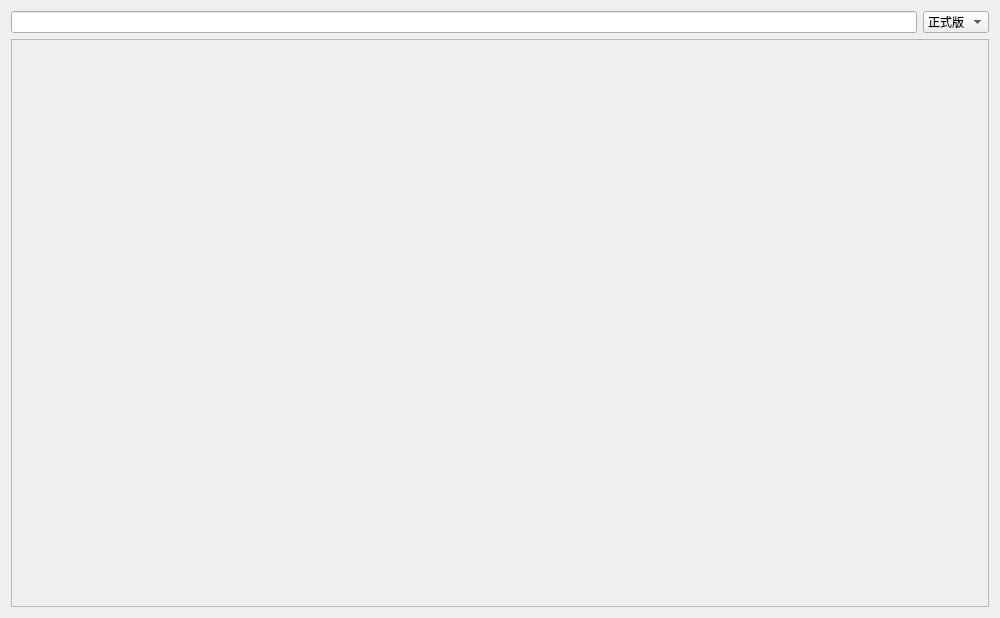
<?xml version="1.0" encoding="UTF-8"?>
<ui version="4.0">
 <class>OriginalSelector</class>
 <widget class="QWidget" name="OriginalSelector">
  <property name="geometry">
   <rect>
    <x>0</x>
    <y>0</y>
    <width>1000</width>
    <height>618</height>
   </rect>
  </property>
  <property name="windowTitle">
   <string>原版选择</string>
  </property>
  <layout class="QGridLayout" name="gridLayout">
   <item row="0" column="0">
    <widget class="SearchLineEdit" name="id_filter"/>
   </item>
   <item row="0" column="1">
    <widget class="ComboBox" name="type_filter">
     <property name="currentIndex">
      <number>1</number>
     </property>
     <property name="iconSize">
      <size>
       <width>16</width>
       <height>16</height>
      </size>
     </property>
     <item>
      <property name="text">
       <string>全部</string>
      </property>
     </item>
     <item>
      <property name="text">
       <string>正式版</string>
      </property>
     </item>
     <item>
      <property name="text">
       <string>快照</string>
      </property>
     </item>
     <item>
      <property name="text">
       <string>远古版</string>
      </property>
     </item>
    </widget>
   </item>
   <item row="1" column="0" colspan="2">
    <widget class="QScrollArea" name="scrollArea">
     <property name="widgetResizable">
      <bool>true</bool>
     </property>
     <widget class="QWidget" name="scrollAreaWidgetContents">
      <property name="geometry">
       <rect>
        <x>0</x>
        <y>0</y>
        <width>980</width>
        <height>568</height>
       </rect>
      </property>
      <layout class="QVBoxLayout" name="viewer_layout"/>
     </widget>
    </widget>
   </item>
  </layout>
 </widget>
 <customwidgets>
  <customwidget>
   <class>SearchLineEdit</class>
   <extends>QLineEdit</extends>
   <header>qfluentwidgets</header>
  </customwidget>
  <customwidget>
   <class>ComboBox</class>
   <extends>QComboBox</extends>
   <header>qfluentwidgets</header>
  </customwidget>
 </customwidgets>
 <resources/>
 <connections/>
</ui>
